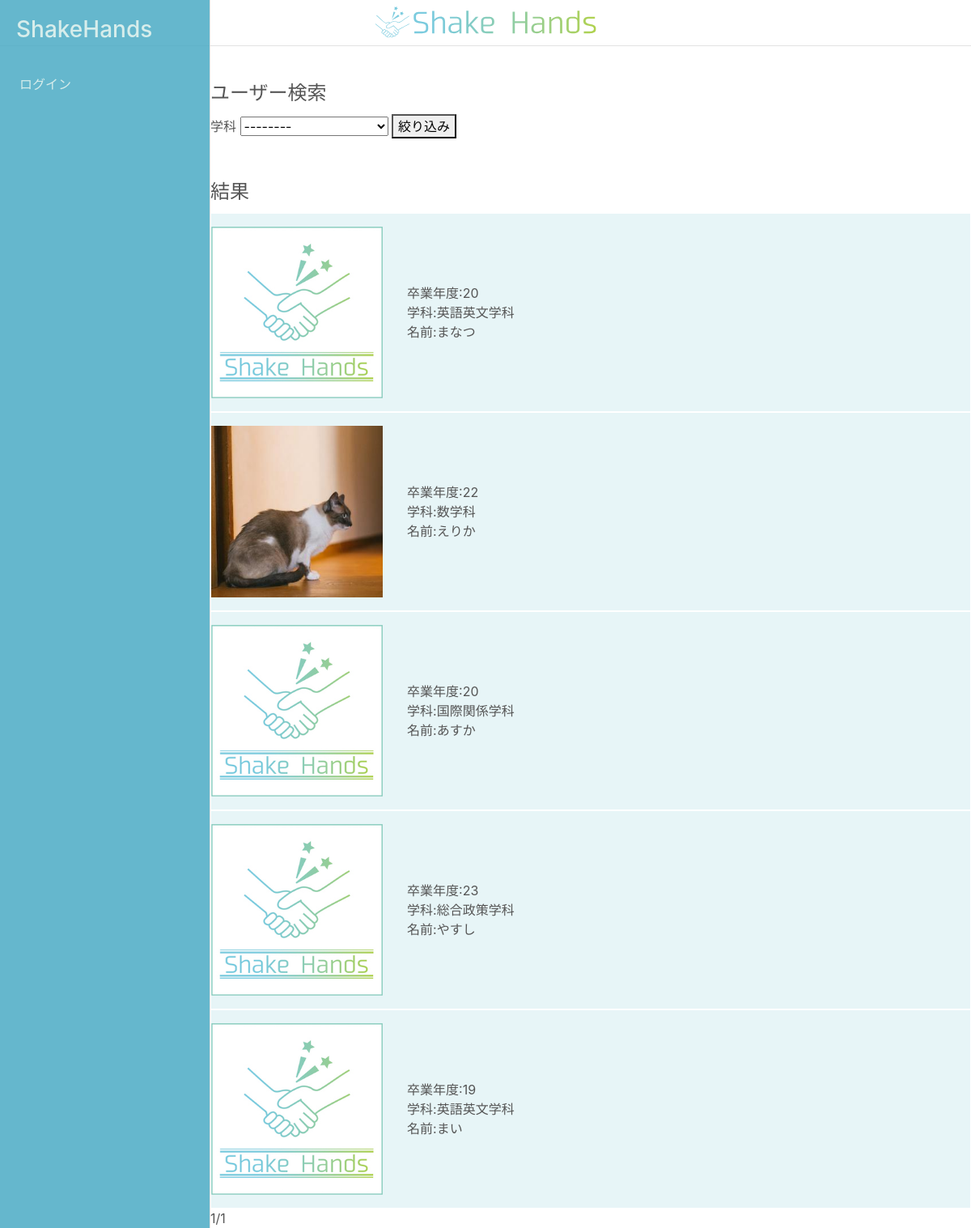
The app's page /search/ with its own data.
### accounts/models.py (models this page shows, shortened)
class UserSetting(models.Model):
    user = models.OneToOneField(User, on_delete=models.CASCADE)
    display_name = models.CharField("表示名",max_length=50,blank=True)
    icon_pic = models.ImageField( "アイコン画像" , upload_to='images/', blank=True, null=True)
    graduation_year = models.IntegerField("卒業年(西暦下2桁)",blank=False,validators=[MinValueValidator(0),MaxValueValidator(99)])
    course = models.CharField("所属学科",max_length=2,choices=COURSE_CHOICES,blank=False)

class User(AbstractBaseUser, PermissionsMixin):
    id = models.UUIDField(primary_key=True, default=uuid.uuid4, editable=False)
    email = models.EmailField(_('email address'), unique=True)
    first_name = models.CharField(_('first name'), max_length=30, blank=False)
    last_name = models.CharField(_('last name'), max_length=150, blank=False)
    is_staff = models.BooleanField(
        _('staff status'),
        default=False,
        help_text=_(
            'Designates whether the user can log into this admin site.'),
    )
    is_active = models.BooleanField(
        _('active'),
        default=True,
        help_text=_(
            'Designates whether this user should be treated as active. '
            'Unselect this instead of deleting accounts.'
        ),
    )
    date_joined = models.DateTimeField(_('date joined'), default=timezone.now)
    objects = UserManager()
    EMAIL_FIELD = 'email'
    USERNAME_FIELD = 'email'
    REQUIRED_FIELDS = []
    class Meta:
        verbose_name = _('user')
        verbose_name_plural = _('users')

### mypage/views.py (the view)
# urls.py: path('search/',views.Search.as_view(),name='searchuser'),
class Search(generic.ListView):
    template_name='mypage/search.html'
    model = UserSetting
    paginate_by = 10
    def get_queryset(self):
        qs = UserSetting.objects.all()
        q_name = self.request.GET.get('course')
        if q_name is not None:
            qs = qs.filter(course__contains=q_name)
        print(qs)
        return qs
    def get_context_data(self, **kwargs):
        context = super().get_context_data(**kwargs)
        users= UserSetting.objects.all()
        context['users'] = users
        return context

### mypage/templates/mypage/search.html (shortened to what this page needs)
{% extends 'accounts/base.html' %}
{% load utility %}
{% load custom_filters %}
{% load static %}
{% block class %}
<link rel="stylesheet" href="{% static '/css/search_user.css' %}">
{% endblock %}
{% block content %}
    <form method="get" action="" name="filter_form">
        <legend>ユーザー検索</legend>
        <div>
        <span>学科</span>
        <select name="course">
        <option value ="">--------</option>
        </select>
        <button id="filter">絞り込み</button>
        </div>
        <div id="main">
        <br>
        <br>
        <legend>結果</legend>
        <table>
            {% for user in object_list %}
            <div class="linklink">
                <p class="card-text">
                    <div class ="profile_head row d-flex align-items-center">
                        <img src="{{user.user.id|get_iconpic_url}}" class="col-3 img-fluid">
                        <div class ="col-9">
                            <div class="row d-flex align-items-center container-fluid">
                                卒業年度:{{ user.graduation_year  }}
                                <br>
                                学科:{{ user.get_course_display }}
                                <br>
                                名前:{{ user.display_name }}
                            </div>
                        </div>
                    </div>
                </p>
                <a class="Link" href="{% url 'mypage:profile' id=user.user.pk %}"></a>
            </div>
            {% endfor %}
        </table>
    </div>
   {{ page_obj.number }}/{{ page_obj.paginator.num_pages }}
    {% endblock %}

### accounts/static/css/base.css (style rules this page uses)
body { color: #555555; }
a { color: #4aabc4; }

### mypage/static/css/search_user.css (style rules this page uses)
.linklink { position:relative; background-color:#e7f5f7; border:1px solid #ffffff; }
.linklink .Link { display: block; position: absolute; top: 0; left: 0; width: 100%; height: 100%; }

### records on screen
UserSetting: graduation_year "20", course "英語英文学科", display_name "まなつ"
UserSetting: user.id|get_iconpic_url (picture), graduation_year "22", course "数学科", display_name "えりか"
UserSetting: graduation_year "20", course "国際関係学科", display_name "あすか"
UserSetting: graduation_year "23", course "総合政策学科", display_name "やすし"
UserSetting: graduation_year "19", course "英語英文学科", display_name "まい"

### other values on screen
{{ page_obj.number }} "1"
{{ page_obj.paginator.num_pages }} "1"
